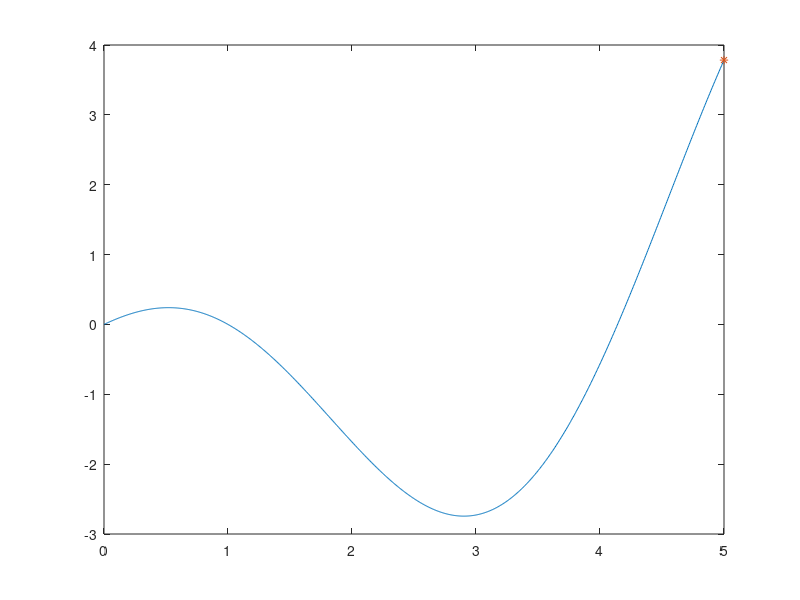

Here is the MATLAB script that generated this plot: (Note: this script raises an error after producing the figure.)
%%
clc;clear;
f1 = @(x) sin(ones(size(x)) - x).*x;
f2 = @(x) sin(x.^2)./x;
x = linspace(0, 5, 1000);
%%
y = f1(x);
plot (x, y);
hold on;
[global_max, glob_max_ind] = max(y);
plot(x(glob_max_ind),  global_max, '*');
minMask = islocalmin(y);
plot(x(minMask), y(minMask), '*');
closest_min_ind = 0;
i = glob_max_ind;
dist = size(x,2);
while i < size(x,2)
    if (minMask(i) == 1)
        closest_min_ind = i;
        dist = i - glob_max_ind;
        i = size(x,2);
    else 
        i = i + 1;
    end
end
i = glob_max_ind;
while i > 0
    if (minMask(i) == 1)
        if ((glob_max_ind - i) < dist)
            closest_min_ind = i;
            i = 0;
        else
            i = 0;
        end
    else
        i = i - 1;
    end
end
if (closest_min_ind < glob_max_ind)
    comet(fliplr(x(closest_min_ind : glob_max_ind)), fliplr(y(closest_min_ind : glob_max_ind)));
else
    comet(x(glob_max_ind : closest_min_ind), y(glob_max_ind : closest_min_ind));
end
hold off;